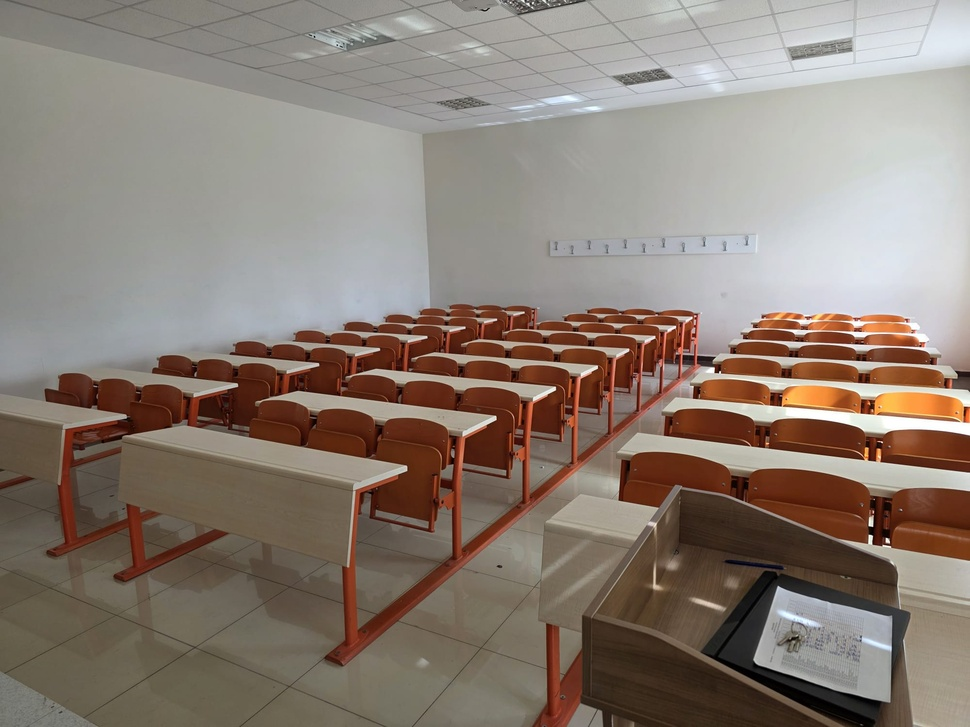
#> input picture grafik programlama ödev 4/WhatsApp Image 2026-04-27 at 9.45.15 AM (1).jpeg, 970 x 727 px, shrunk from 2000 x 1500 before the run
$ python main4.py
#> lines starting #> are read from the running program, lines starting #| are printed output that depends on the picture
import matplotlib.pyplot as plt
import matplotlib.image as mpimg
from mpl_toolkits.mplot3d import Axes3D
import numpy as np
import os

class GrafikSinifMotoru:
    def __init__(self, en, boy, yukseklik, resim_yolu):
        self.en = en
        self.boy = boy
        self.yukseklik = yukseklik
        self.resim_yolu = resim_yolu # Fotoğrafın dosya yolu eklendi

        self.blok_sayisi = 3
        self.blok_basi_sira = 8
        self.sira_basi_kapasite = 3

    def geometrik_hesaplama(self):
        hacim = self.en * self.boy * self.yukseklik
        yuzey_alani = 2 * (self.en * self.boy + self.en * self.yukseklik + self.boy * self.yukseklik)
        kapasite = self.blok_sayisi * self.blok_basi_sira * self.sira_basi_kapasite
        return hacim, yuzey_alani, kapasite

    def gorsellestir_yan_yana(self):
        """
        Sol tarafta orijinal fotoğrafı, sağ tarafta 3D modeli gösterir.
        """
        hacim, alan, kapasite = self.geometrik_hesaplama()

        # 1x2'lik bir grid (yan yana iki panel) oluşturuyoruz
        fig = plt.figure(figsize=(15, 6))

        # --- SOL PANEL: ORİJİNAL FOTOĞRAF ---
        ax1 = fig.add_subplot(1, 2, 1) # 1 satır, 2 sütun, 1. panel

        # Dosyanın var olup olmadığını kontrol et
        if os.path.exists(self.resim_yolu):
            img = mpimg.imread(self.resim_yolu)
#> img is the input picture: shape (727, 970, 3); mean R, G, B 138.7, 126.2, 116.4
            ax1.imshow(img)
            ax1.set_title("Referans Görüntü\n(Senin Yüklediğin Fotoğraf)")
            ax1.axis('off') # Eksen çizgilerini kapat
        else:
            ax1.text(0.5, 0.5, "Fotoğraf Bulunamadı!\nDosya adını kontrol edin.",
                     horizontalalignment='center', verticalalignment='center')
            ax1.axis('off')

        # --- SAĞ PANEL: 3D GRAFİK MODELİ ---
        ax2 = fig.add_subplot(1, 2, 2, projection='3d') # 1 satır, 2 sütun, 2. panel

        x_corners = [0, self.en, self.en, 0, 0]
        y_corners = [0, 0, self.boy, self.boy, 0]

        ax2.plot(x_corners, y_corners, 0, color='blue', linewidth=2)
        ax2.plot(x_corners, y_corners, self.yukseklik, color='blue', linewidth=2, linestyle='--')

        for i in range(4):
            ax2.plot([x_corners[i], x_corners[i]], [y_corners[i], y_corners[i]],
                    [0, self.yukseklik], color='black', alpha=0.3)

        xs = np.random.uniform(0.5, self.en - 0.5, kapasite)
        ys = np.random.uniform(0.5, self.boy - 0.5, kapasite)
        zs = np.zeros(kapasite) + 0.5

        ax2.scatter(xs, ys, zs, c='orange', marker='o', s=30, label=f'Kapasite ({kapasite} Öğrenci)')

        ax2.set_xlabel('Genişlik (X - Metre)')
        ax2.set_ylabel('Derinlik (Y - Metre)')
        ax2.set_zlabel('Yükseklik (Z - Metre)')
        ax2.set_title(f'3D Sınıf Projeksiyonu\nHacim: {hacim}m3 | Alan: {alan}m2')
        ax2.legend()

        plt.tight_layout()
        print("[!] Görselleştirme paneli açılıyor...")
        plt.show()
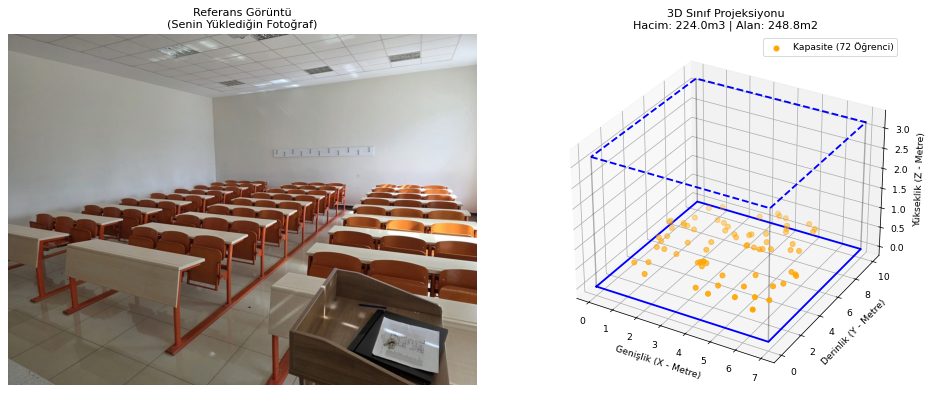
#> figure drawn by matplotlib, 2 panels

# --- ANA UYGULAMA ---
if __name__ == "__main__":
    # DİKKAT: Python dosyan ile fotoğrafın aynı klasörde olması gerekir!
    dosya_adi = "WhatsApp Image 2026-04-27 at 9.45.15 AM (1).jpeg"

    derslik_motoru = GrafikSinifMotoru(en=7.0, boy=10.0, yukseklik=3.2, resim_yolu=dosya_adi)

    h, a, k = derslik_motoru.geometrik_hesaplama()
    print(f"Hesaplanan Kapasite: {k} Kişi | Hacim: {h:.2f} m3")

    derslik_motoru.gorsellestir_yan_yana()
